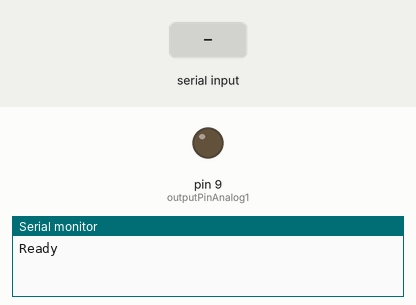
The sketch below on a simulated Arduino Uno, built with avr-gcc and run on an emulated ATmega328P. Parts: output pins drawn as LEDs (lit = HIGH), the last lines printed to the serial monitor. The inputs (shaded band) are chosen by the test bench.

Above: at 1.2 s.
1.3 s: "90,45\n" received over Serial
At 2.1 s:
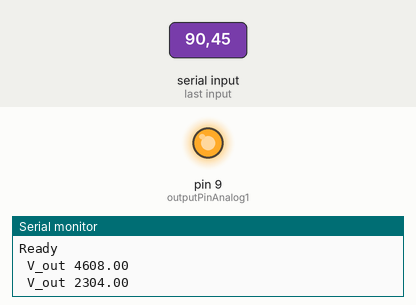
3.8 s: "30,150\n" received over Serial
At 6.2 s:
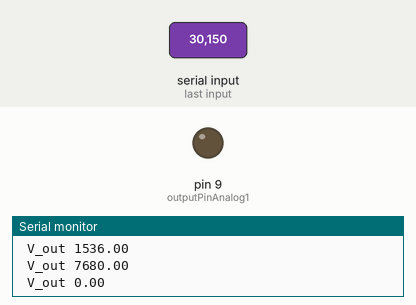
Timing chart, 0 to 7.7 s (numbered marks = the images above; inputs shaded):
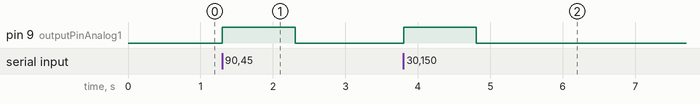

Measured:
- after the input at 1.3 s, pin 9 (outputPinAnalog1): LOW → HIGH at once, → LOW 1.0 s later
- after the input at 3.8 s, pin 9 (outputPinAnalog1): LOW → HIGH at once, → LOW 1.0 s later

The sketch:

test.ino
```cpp
// ***********************************
// *** Setpoint of the mass flow
// ***********************************
int outputPinAnalog1 = 9; // Setpoint of the mass flow PIN
float V_out = 0.0;  // Setpoint of the mass flow as INTEGER from twofast-rpi3-4

void setup() {
Serial.begin(9600); // set the baud rate
Serial.println("Ready"); // print "Ready" once
}
void loop() {
  if(Serial.available() > 0) {
//    char data = Serial.read();
 //   char str[4];
  //  str[0] = data;
  //  str[1] = 'A';
  //  str[2] = 'R';
   // str[3] = 'D';

    V_out = Serial.parseFloat();
    V_out = (V_out + 0.0) * 256/5;  // 256/5 = 51
    analogWrite(outputPinAnalog1, V_out);  // Setpoing mass flow meter
    //Serial.print(str);
    Serial.print(" V_out ");
    Serial.println(V_out);
  }
}
```
